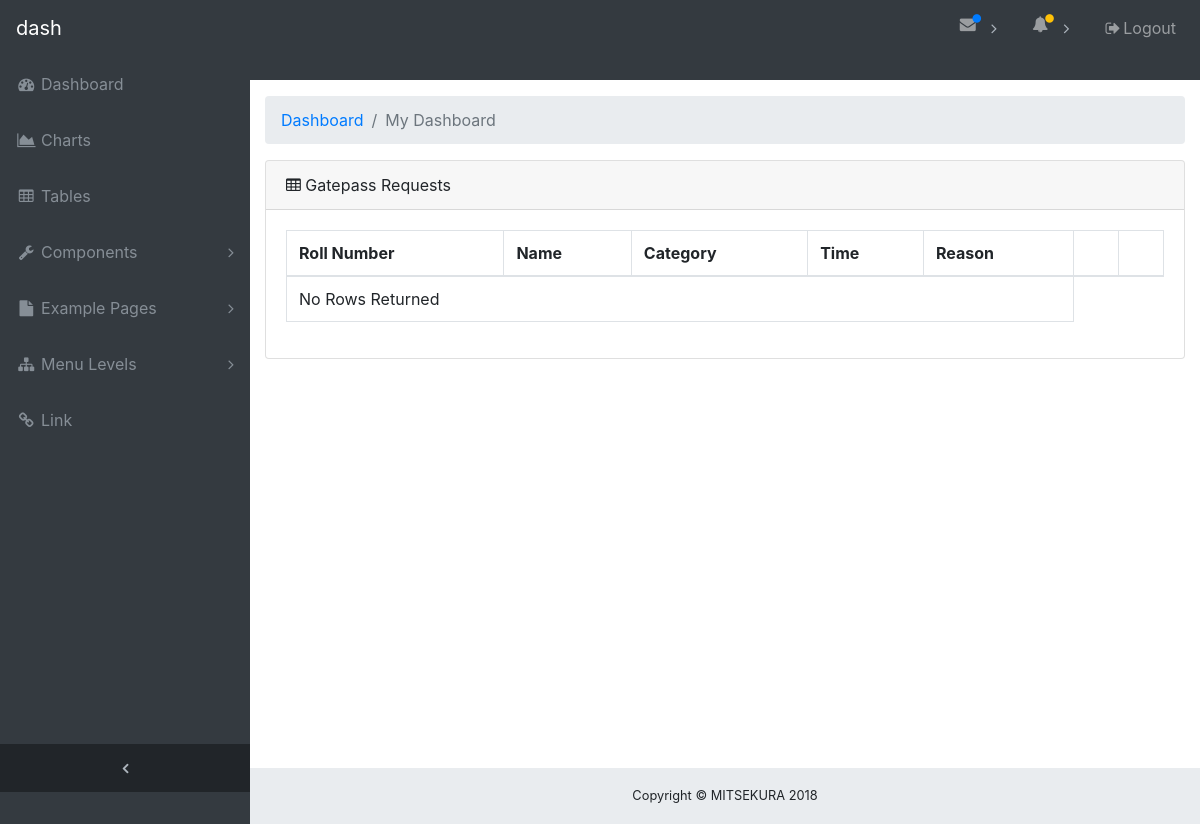
The app's page /faculty.php (signed in), older data.
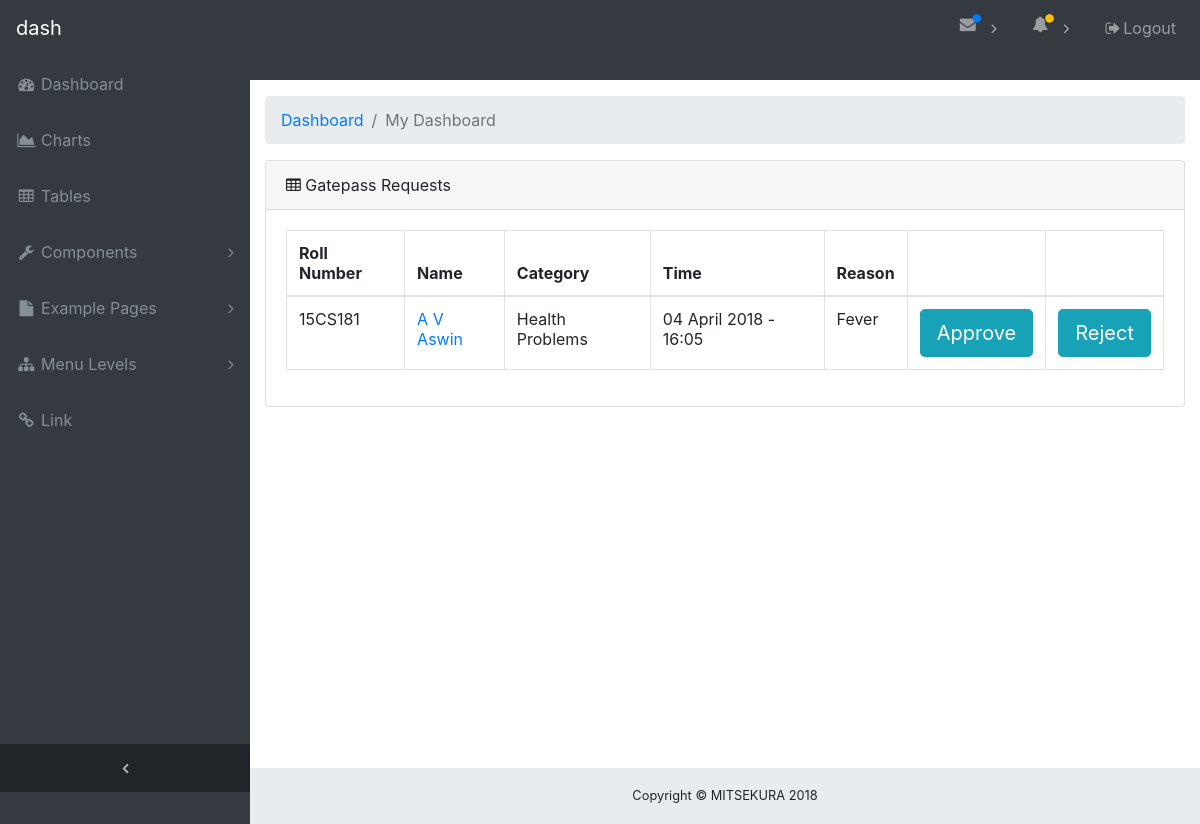
The same page, newer data.
### tables this page shows
CREATE TABLE IF NOT EXISTS `request` (
  `reqid` int(11) NOT NULL AUTO_INCREMENT,
  `regno` varchar(20) NOT NULL,
  `cat` varchar(20) DEFAULT NULL,
  `reason` text,
  `exp_time` varchar(200) DEFAULT NULL,
  `curr_time` datetime DEFAULT NULL,
  `STATUS` varchar(30) NOT NULL DEFAULT 'WAITING_FACULTY_APPROVAL',
  `fappr_time` datetime DEFAULT NULL,
  `hodappr_time` datetime DEFAULT NULL,
  `officeappr_time` datetime DEFAULT NULL,
  `out_time` datetime DEFAULT NULL,
  `office_regno` varchar(20) DEFAULT NULL,
  `guard_regno` varchar(30) DEFAULT NULL,
  `ffor_time` datetime DEFAULT NULL,
  `fa_hod_msg` text,
  PRIMARY KEY (`reqid`)
);

CREATE TABLE IF NOT EXISTS `student` (
  `s_regno` varchar(20) NOT NULL,
  `name` varchar(30) DEFAULT NULL,
  `branch` varchar(10) DEFAULT NULL,
  `batch` varchar(10) DEFAULT NULL,
  `photo` varchar(200) DEFAULT NULL,
  `fad_regno` varchar(20) DEFAULT NULL,
  `fad2_regno` varchar(30) DEFAULT NULL,
  `hod_regno` varchar(20) DEFAULT NULL,
  `parent_email` varchar(100) DEFAULT 'mitsekura@gmail.com',
  `parent` varchar(100) DEFAULT NULL,
  `email` varchar(100) NOT NULL DEFAULT 'mitsekura@gmail.com',
  `mobno` varchar(10) DEFAULT '0',
  `parent_mobno` varchar(10) DEFAULT NULL,
  `gender` varchar(10) DEFAULT NULL,
  PRIMARY KEY (`s_regno`),
  KEY `s_regno` (`s_regno`)
);

### db/dboperations.php (called while the page is built, shortened)
<?php
include_once 'dbconnect.php';
class User {
    var $dbObj;
    public function __construct() {
        $this->dbObj = new db();
    }
    public function activity_log($regno)
	{
	$sql = "select r.reqid,r.regno,r.cat,r.reason,r.exp_time,s.name,s.photo,s.branch,s.batch from request r,student s where r.regno=s.s_regno and status='WAITING_FACULTY_APPROVAL' and s.fad_regno='$regno' order by r.reqid desc";
		return $this->dbObj->ExecuteQuery($sql, 1);
	}
}
?>

### db/dbconnect.php (called while the page is built, shortened)
<?php
class db {
    public $host = "localhost";
    public $user = "mitsekura";
    public $password = "team20team20";
    public $databse = "mitsekura";
    public $con;
    public function Connect() {
        $this->con = mysqli_connect($this->host, $this->user, $this->password, $this->databse);
    }
    public function ExecuteQuery($sql, $type = 1) {
        try {
            $sql = str_replace("''", "null", $sql);
            $data = mysqli_query($this->con, $sql);
            if ($type == 1) {
                $returnData = $data;
            }
        } catch (Exception $exe) {
            $returnData = FALSE;
        }
        return $returnData;
    }
}

### faculty.php (the view, shortened to what this page needs)
<?php
include_once 'db/dboperations.php';
 $objUser = new User();
$act=$objUser->activity_log($_SESSION['regno']);
$no1=mysqli_num_rows( $act );
?>
<html lang="en">
<head>
  <link href="vendor/bootstrap/css/bootstrap.min.css" rel="stylesheet">
  <link href="vendor/font-awesome/css/font-awesome.min.css" rel="stylesheet" type="text/css">
  <link href="vendor/datatables/dataTables.bootstrap4.css" rel="stylesheet">
  <link href="css/sb-admin.css" rel="stylesheet">
</head>
<body class="fixed-nav sticky-footer bg-dark" id="page-top">
  <nav class="navbar navbar-expand-lg navbar-dark bg-dark fixed-top" id="mainNav">
    <a class="navbar-brand" href="index.html">dash</a>
    <div class="collapse navbar-collapse" id="navbarResponsive">
      <ul class="navbar-nav navbar-sidenav" id="exampleAccordion">
        <li class="nav-item" data-toggle="tooltip" data-placement="right" title="Dashboard">
          <a class="nav-link" href="index.html">
            <i class="fa fa-fw fa-dashboard"></i>
            <span class="nav-link-text">Dashboard</span>
          </a>
        </li>
        <li class="nav-item" data-toggle="tooltip" data-placement="right" title="Charts">
          <a class="nav-link" href="charts.html">
            <i class="fa fa-fw fa-area-chart"></i>
            <span class="nav-link-text">Charts</span>
          </a>
        </li>
        <li class="nav-item" data-toggle="tooltip" data-placement="right" title="Tables">
          <a class="nav-link" href="#act">
            <i class="fa fa-fw fa-table"></i>
            <span class="nav-link-text">Tables</span>
          </a>
        </li>
        <li class="nav-item" data-toggle="tooltip" data-placement="right" title="Components">
          <a class="nav-link nav-link-collapse collapsed" data-toggle="collapse" href="#collapseComponents" data-parent="#exampleAccordion">
            <i class="fa fa-fw fa-wrench"></i>
            <span class="nav-link-text">Components</span>
          </a>
        </li>
        <li class="nav-item" data-toggle="tooltip" data-placement="right" title="Example Pages">
          <a class="nav-link nav-link-collapse collapsed" data-toggle="collapse" href="#collapseExamplePages" data-parent="#exampleAccordion">
            <i class="fa fa-fw fa-file"></i>
            <span class="nav-link-text">Example Pages</span>
          </a>
        </li>
        <li class="nav-item" data-toggle="tooltip" data-placement="right" title="Menu Levels">
          <a class="nav-link nav-link-collapse collapsed" data-toggle="collapse" href="#collapseMulti" data-parent="#exampleAccordion">
            <i class="fa fa-fw fa-sitemap"></i>
            <span class="nav-link-text">Menu Levels</span>
          </a>
        </li>
        <li class="nav-item" data-toggle="tooltip" data-placement="right" title="Link">
          <a class="nav-link" href="#">
            <i class="fa fa-fw fa-link"></i>
            <span class="nav-link-text">Link</span>
          </a>
        </li>
      </ul>
      <ul class="navbar-nav sidenav-toggler">
        <li class="nav-item">
          <a class="nav-link text-center" id="sidenavToggler">
            <i class="fa fa-fw fa-angle-left"></i>
          </a>
        </li>
      </ul>
      <ul class="navbar-nav ml-auto">
        <li class="nav-item dropdown">
          <a class="nav-link dropdown-toggle mr-lg-2" id="messagesDropdown" href="#" data-toggle="dropdown" aria-haspopup="true" aria-expanded="false">
            <i class="fa fa-fw fa-envelope"></i>
            <span class="indicator text-primary d-none d-lg-block">
              <i class="fa fa-fw fa-circle"></i>
            </span>
          </a>
        </li>
        <li class="nav-item dropdown">
          <a class="nav-link dropdown-toggle mr-lg-2" id="alertsDropdown" href="#" data-toggle="dropdown" aria-haspopup="true" aria-expanded="false">
            <i class="fa fa-fw fa-bell"></i>
            <span class="indicator text-warning d-none d-lg-block">
              <i class="fa fa-fw fa-circle"></i>
            </span>
          </a>
        </li>
        <li class="nav-item">
          <a class="nav-link" data-toggle="modal" data-target="#exampleModal">
            <i class="fa fa-fw fa-sign-out"></i>Logout</a>
        </li>
      </ul>
    </div>
  </nav>
  <div class="content-wrapper">
    <div class="container-fluid">
      <ol class="breadcrumb">
        <li class="breadcrumb-item">
          <a href="#">Dashboard</a>
        </li>
        <li class="breadcrumb-item active">My Dashboard</li>
      </ol>
	  <section id="act">
      <div class="card mb-3">
        <div class="card-header">
          <i class="fa fa-table"></i> Gatepass Requests</div>
        <div class="card-body">
          <div class="table-responsive">
            <table class="table table-bordered" id="dataTable" width="100%" cellspacing="0">
              <thead>
                <tr>
                  <th>Roll Number</th>
				  <th>Name</th>
                  <th>Category</th>
                  <th>Time</th>
				  <th>Reason </th>
				  <th></th>
				  <th></th>
                </tr>
              </thead>
              <tbody>
                 <?php
                              if( $no1==0 ){
                                 echo '<tr><td colspan="5">No Rows Returned</td></tr>';
                                 }else{
                                while( $row = mysqli_fetch_assoc( $act ) ){
									$req_id=$row['reqid'];
                               echo " <tr ><td>{$row['regno']}</td><td><a href='detailed.php?id=$req_id'>{$row['name']}</a></td><td>{$row['cat']}</td><td>{$row['exp_time']}</td> <td>{$row['reason']}</td> <td> <button id='details' value=$req_id type='submit' class='btn btn-info btn-lg'  data-toggle='modal' data-target='#myModal'>Approve</button></td> <td><button id='details' value=$req_id type='submit' class='btn btn-info btn-lg'  data-toggle='modal' data-target='#myModal'>Reject</button></td></tr>\n";
                                }
                                  }
                                      ?>
              </tbody>
            </table>
          </div>
        </div>
      </div> </section>
    </div>
    <footer class="sticky-footer">
      <div class="container">
        <div class="text-center">
          <small>Copyright © MITSEKURA 2018</small>
        </div>
      </div>
    </footer>
  </div>
</body>
</html>

### css/sb-admin.css (style rules this page uses)
html { position: relative; min-height: 100%; }
body { overflow-x: hidden; }
body.sticky-footer { margin-bottom: 56px; }
body.sticky-footer .content-wrapper { min-height: calc(100vh - 56px - 56px); }
body.fixed-nav { padding-top: 56px; }
.content-wrapper { min-height: calc(100vh - 56px); padding-top: 1rem; }
#mainNav .navbar-collapse { overflow: auto; max-height: 75vh; }
#mainNav .navbar-collapse .navbar-nav .nav-item .nav-link { cursor: pointer; }
#mainNav .navbar-collapse .navbar-sidenav .nav-link-collapse:after { float: right; content: '\f107'; font-family: 'FontAwesome'; }
#mainNav .navbar-collapse .navbar-sidenav .nav-link-collapse.collapsed:after { content: '\f105'; }
#mainNav .navbar-collapse .sidenav-toggler { display: none; }
#mainNav .navbar-collapse .navbar-nav > .nav-item.dropdown > .nav-link { position: relative; min-width: 45px; }
#mainNav .navbar-collapse .navbar-nav > .nav-item.dropdown > .nav-link:after { float: right; width: auto; content: '\f105'; border: none; font-family: 'FontAwesome'; }
#mainNav .navbar-collapse .navbar-nav > .nav-item.dropdown > .nav-link .indicator { position: absolute; top: 5px; left: 21px; font-size: 10px; }
@media (min-width: 992px) { #mainNav .navbar-brand { width: 250px; } }
@media (min-width: 992px) { #mainNav .navbar-collapse { overflow: visible; max-height: none; } }
@media (min-width: 992px) { #mainNav .navbar-collapse .navbar-sidenav { position: absolute; top: 0; left: 0; -webkit-flex-direction: column; -ms-flex-direction: column; flex-direction: column; margin-top: 56px; } }
@media (min-width: 992px) { #mainNav .navbar-collapse .navbar-sidenav > .nav-item { width: 250px; padding: 0; } }
@media (min-width: 992px) { #mainNav .navbar-collapse .navbar-sidenav > .nav-item > .nav-link { padding: 1em; } }
@media (min-width: 992px) { #mainNav .navbar-collapse .navbar-nav > .nav-item.dropdown > .nav-link { min-width: 0; } }
@media (min-width: 992px) { #mainNav .navbar-collapse .navbar-nav > .nav-item.dropdown > .nav-link:after { width: 24px; text-align: center; } }
#mainNav.fixed-top .sidenav-toggler { display: none; }
@media (min-width: 992px) { #mainNav.fixed-top .navbar-sidenav { height: calc(100vh - 112px); } }
@media (min-width: 992px) { #mainNav.fixed-top .sidenav-toggler { position: absolute; top: 0; left: 0; display: flex; -webkit-flex-direction: column; -ms-flex-direction: column; flex-direction: column; margin-top: calc(100vh - 56px); } }
@media (min-width: 992px) { #mainNav.fixed-top .sidenav-toggler > .nav-item { width: 250px; padding: 0; } }
@media (min-width: 992px) { #mainNav.fixed-top .sidenav-toggler > .nav-item > .nav-link { padding: 1em; } }
#mainNav.fixed-top.navbar-dark .sidenav-toggler { background-color: #212529; }
#mainNav.fixed-top.navbar-dark .sidenav-toggler a i { color: #adb5bd; }
.content-wrapper { overflow-x: hidden; background: white; }
@media (min-width: 992px) { .content-wrapper { margin-left: 250px; } }
#sidenavToggler i { font-weight: 800; }
#mainNav.navbar-dark .navbar-collapse .navbar-sidenav .nav-link-collapse:after { color: #868e96; }
#mainNav.navbar-dark .navbar-collapse .navbar-sidenav > .nav-item > .nav-link { color: #868e96; }
#mainNav.navbar-dark .navbar-collapse .navbar-nav > .nav-item.dropdown > .nav-link:after { color: #adb5bd; }
@media (min-width: 992px) { #mainNav.navbar-dark .navbar-collapse .navbar-sidenav { background: #343a40; } }
footer.sticky-footer { position: absolute; right: 0; bottom: 0; width: 100%; height: 56px; background-color: #e9ecef; line-height: 55px; }
@media (min-width: 992px) { footer.sticky-footer { width: calc(100% - 250px); } }

Row changes from the older to the newer data that the page shows:
added request: regno "15CS181", student.name "A V Aswin", cat "Health Problems", exp_time "04 April 2018 - 16:05", reason "Fever", $req_id 55 (drawn)
Text that changed along with them:
text no longer shown: "No Rows Returned"
